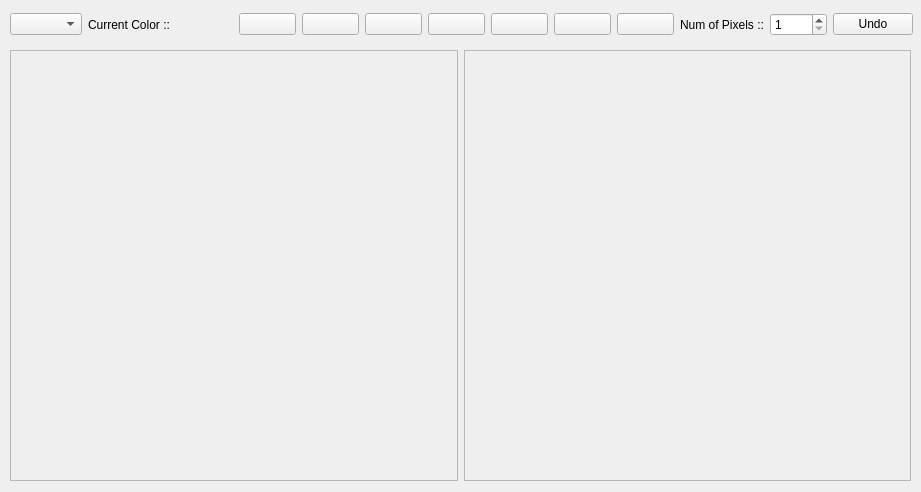
<?xml version="1.0" encoding="UTF-8"?>
<ui version="4.0">
 <class>KccHandler</class>
 <widget class="QWidget" name="KccHandler">
  <property name="geometry">
   <rect>
    <x>0</x>
    <y>0</y>
    <width>921</width>
    <height>492</height>
   </rect>
  </property>
  <property name="windowTitle">
   <string>Form</string>
  </property>
  <widget class="QWidget" name="layoutWidget">
   <property name="geometry">
    <rect>
     <x>10</x>
     <y>10</y>
     <width>903</width>
     <height>29</height>
    </rect>
   </property>
   <layout class="QHBoxLayout" name="horizontalLayout_8">
    <item>
     <widget class="QComboBox" name="KCComboBox"/>
    </item>
    <item>
     <widget class="QLabel" name="PromptCurCoLabel">
      <property name="text">
       <string>Current Color ::</string>
      </property>
     </widget>
    </item>
    <item>
     <widget class="QLabel" name="SelectedColorLabel">
      <property name="text">
       <string/>
      </property>
     </widget>
    </item>
    <item>
     <widget class="QPushButton" name="pbOrange">
      <property name="text">
       <string/>
      </property>
     </widget>
    </item>
    <item>
     <widget class="QPushButton" name="pbGreen">
      <property name="text">
       <string/>
      </property>
     </widget>
    </item>
    <item>
     <widget class="QPushButton" name="pbYellow">
      <property name="text">
       <string/>
      </property>
     </widget>
    </item>
    <item>
     <widget class="QPushButton" name="pbWhite">
      <property name="text">
       <string/>
      </property>
     </widget>
    </item>
    <item>
     <widget class="QPushButton" name="pbBlue">
      <property name="text">
       <string/>
      </property>
     </widget>
    </item>
    <item>
     <widget class="QPushButton" name="pbRed">
      <property name="text">
       <string/>
      </property>
     </widget>
    </item>
    <item>
     <widget class="QPushButton" name="pbBlack">
      <property name="text">
       <string/>
      </property>
     </widget>
    </item>
    <item>
     <widget class="QLabel" name="PromptPixelsLabel">
      <property name="text">
       <string>Num of Pixels ::</string>
      </property>
     </widget>
    </item>
    <item>
     <widget class="QSpinBox" name="pixelSpinBox">
      <property name="minimum">
       <number>1</number>
      </property>
      <property name="maximum">
       <number>6</number>
      </property>
     </widget>
    </item>
    <item>
     <widget class="QPushButton" name="pbUndo">
      <property name="text">
       <string>Undo</string>
      </property>
     </widget>
    </item>
   </layout>
  </widget>
  <widget class="QWidget" name="layoutWidget">
   <property name="geometry">
    <rect>
     <x>10</x>
     <y>50</y>
     <width>901</width>
     <height>431</height>
    </rect>
   </property>
   <layout class="QHBoxLayout" name="horizontalLayout_20">
    <item>
     <widget class="QScrollArea" name="scrollImage">
      <property name="widgetResizable">
       <bool>true</bool>
      </property>
      <widget class="QWidget" name="widget">
       <property name="geometry">
        <rect>
         <x>0</x>
         <y>0</y>
         <width>445</width>
         <height>427</height>
        </rect>
       </property>
      </widget>
     </widget>
    </item>
    <item>
     <widget class="QScrollArea" name="scrollSeg">
      <property name="widgetResizable">
       <bool>true</bool>
      </property>
      <widget class="QWidget" name="scrollAreaWidgetContents_2">
       <property name="geometry">
        <rect>
         <x>0</x>
         <y>0</y>
         <width>444</width>
         <height>427</height>
        </rect>
       </property>
      </widget>
     </widget>
    </item>
   </layout>
  </widget>
 </widget>
 <resources/>
 <connections/>
</ui>
